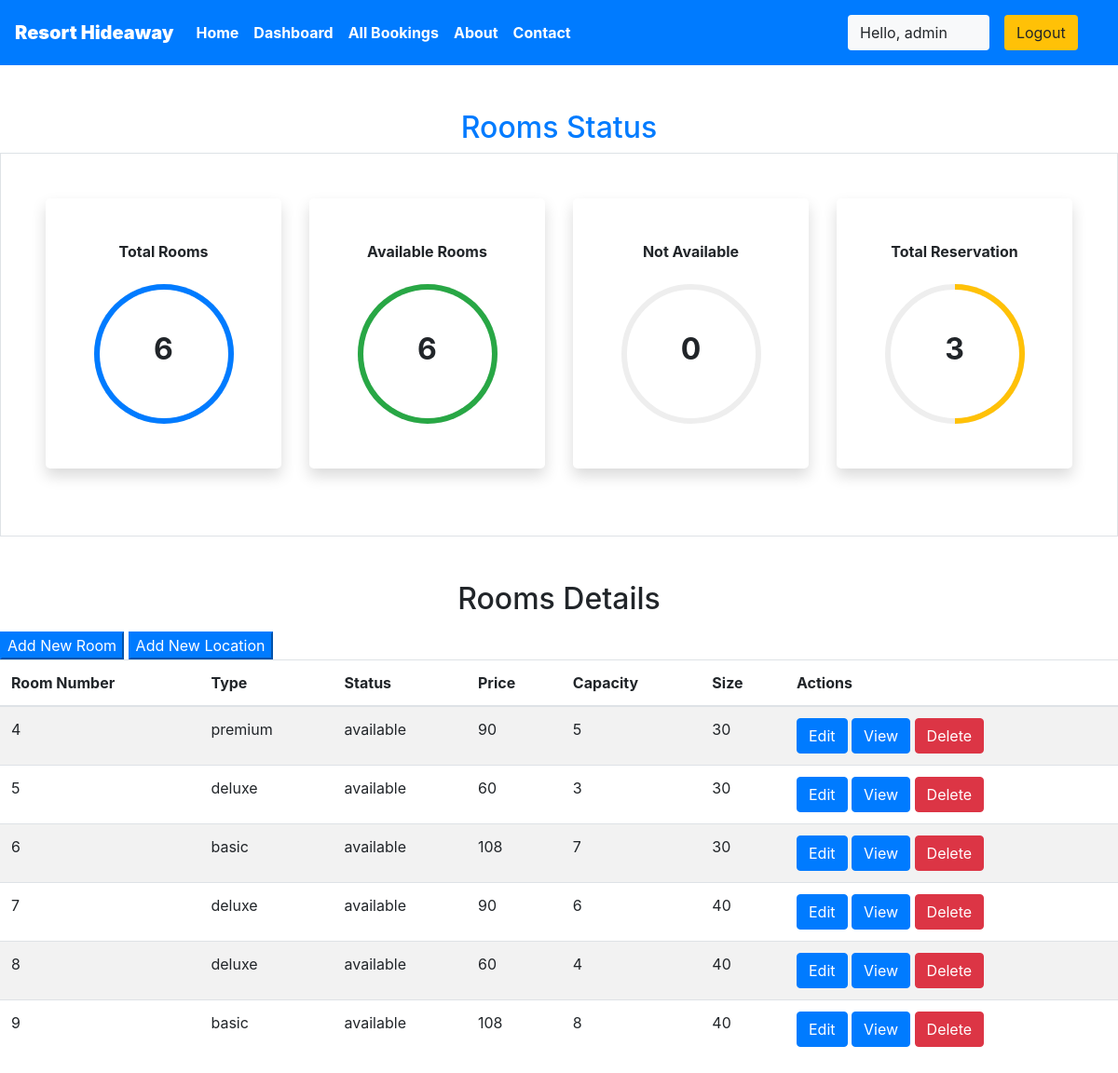
Page /staff/panel (signed in) on the committed database.
### hideaway/models.py (models this page shows, shortened)
class Rooms(models.Model):
    ROOM_STATUS = (
        ("1", "available"),
        ("2", "not available"),
    )
    ROOM_TYPE = (
        ("1", "premium"),
        ("2", "deluxe"),
        ("3", "basic"),
    )
    room_type = models.CharField(max_length=50, choices=ROOM_TYPE)
    capacity = models.IntegerField()
    price = models.IntegerField()
    size = models.IntegerField()
    resort = models.ForeignKey(Resorts, on_delete=models.CASCADE)
    status = models.CharField(choices=ROOM_STATUS, max_length=15)
    roomnumber = models.IntegerField()

### hideaway/views.py (the view)
# urls.py: path('staff/panel', views.panel, name="staffpanel"),
@login_required(login_url='/staff')
def panel(request):
    if not request.user.is_staff:
        return HttpResponse('Access Denied')
    rooms = Rooms.objects.all()
    total_rooms = len(rooms)
    available_rooms = len(Rooms.objects.all().filter(status='1'))
    unavailable_rooms = len(Rooms.objects.all().filter(status='2'))
    reserved = len(Reservation.objects.all())
    resort = Resorts.objects.values_list('location', 'id').distinct().order_by()
    response = render(request, 'staff/panel.html',
                      {'location': resort, 'reserved': reserved, 'rooms': rooms, 'total_rooms': total_rooms,
                       'available': available_rooms, 'unavailable': unavailable_rooms})
    return HttpResponse(response)

### hideaway/templatetags/app_tags.py (called while the page is built)
@register.filter
def percentage(value1, value2=100):
    return int(value1) / int(value2) * 100

### templates/staff/panel.html (shortened to what this page needs)
{% extends 'basic.html' %} {% block title %} staff panel {% endblock title %}  {% block body %}
<section class="my-5 ">
    {%load app_tags%}
    <h2 class="text-center text-primary">Rooms Status</h2>
    <div class="container-fluid px-5 py-5 border">
        <div class="row">
            <div class="col-xl-3 col-lg-6 col-sm-12 mb-4 ">
                <div class="bg-white rounded-lg p-5 shadow">
                    <h2 class="h6 font-weight-bold text-center mb-4">Total Rooms</h2>
                    <div class="progress mx-auto" data-value={{total_rooms|percentage:total_rooms}}>
                        <span class="progress-left">
                                    <span class="progress-bar border-primary"></span>
                        </span>
                        <span class="progress-right">
                                    <span class="progress-bar border-primary"></span>
                        </span>
                        <div class="progress-value w-100 h-100 rounded-circle d-flex align-items-center justify-content-center">
                            <div class="h2 font-weight-bold">{{ total_rooms}}</div>
                        </div>
                    </div>
                </div>
            </div>
            <div class="col-xl-3 col-lg-6 col-sm-12 mb-4">
                <div class="bg-white rounded-lg p-5 shadow">
                    <h2 class="h6 font-weight-bold text-center mb-4">Available Rooms</h2>
                    <div class="progress mx-auto" data-value={{available|percentage:total_rooms}}>
                        <span class="progress-left">
                                    <span class="progress-bar border-success"></span>
                        </span>
                        <span class="progress-right">
                                    <span class="progress-bar border-success"></span>
                        </span>
                        <div class="progress-value w-100 h-100 rounded-circle d-flex align-items-center justify-content-center">
                            <div class="h2 font-weight-bold">{{ available}}</div>
                        </div>
                    </div>
                </div>
            </div>
            <div class="col-xl-3 col-lg-6 col-sm-12 mb-4">
                <div class="bg-white rounded-lg p-5 shadow">
                    <h2 class="h6 font-weight-bold text-center mb-4">Not Available</h2>
                    <div class="progress mx-auto" data-value={{unavailable|percentage:total_rooms}}>
                        <span class="progress-left">
                        </span>
                        <span class="progress-right">
                        </span>
                        <div class="progress-value w-100 h-100 rounded-circle d-flex align-items-center justify-content-center">
                            <div class="h2 font-weight-bold">{{ unavailable}}</div>
                        </div>
                    </div>
                </div>
            </div>
            <div class="col-xl-3 col-lg-6 col-sm-12 mb-4">
                <div class="bg-white rounded-lg p-5 shadow">
                    <h2 class="h6 font-weight-bold text-center mb-4">Total Reservation</h2>
                    <div class="progress mx-auto" data-value={{reserved|percentage:total_rooms}}>
                        <span class="progress-left">
                        </span>
                        <span class="progress-right">
                                    <span class="progress-bar border-warning"></span>
                        </span>
                        <div class="progress-value w-100 h-100 rounded-circle d-flex align-items-center justify-content-center">
                            <div class="h2 font-weight-bold">{{reserved}}</div>
                        </div>
                    </div>
                </div>
            </div>
        </div>
    </div>
</section>
<h2 class="text-center pb-2">Rooms Details</h2>
<Button class="btn-group btn-primary" data-toggle="modal" data-target="#newroom">Add New Room</Button>
<Button class="btn-group btn-primary " data-toggle="modal" data-target="#newlocation">Add New Location</Button>
<table class="table table-striped  ">
    <thead>
        <th>Room Number</th>
        <th>Type</th>
        <th>Status</th>
        <th>Price</th>
        <th>Capacity</th>
        <th>Size</th>
        <th colspan="2">Actions</th>
    </thead>
    {% if rooms %} {% for each_room in rooms %}
    <tr>
        <td>{{each_room.roomnumber}}</td>
        <td>{{each_room.get_room_type_display}}</td>
        <td>{{each_room.get_status_display}}</td>
        <td>{{each_room.price}}</td>
        <td>{{each_room.capacity}}</td>
        <td>{{each_room.size}}</td>
        <td colspan="2">
            <a href="/staff/panel/edit-room?roomid={{each_room.id}}"><Button class="btn btn-primary">Edit</Button></a>
            <a href="/staff/panel/view-room?roomid={{each_room.id}}"><Button class="btn btn-primary">View</Button></a>
             <a href="/staff/panel/delete-room?roomid={{each_room.id}}"><Button class="btn btn-danger">Delete</Button></a>
        </td>
    </tr>
    {% endfor %} {% endif %}
</table>
{% endblock body %}

### templates/basic.html (shortened to what this page needs)
{% load static %}
<!DOCTYPE html>
<html lang="en">
<head>
    <link rel="stylesheet" href="https://use.fontawesome.com/releases/v5.7.0/css/all.css">
    <link rel="stylesheet" href="{% static 'bootstrap\bootstrap.css' %}">
    <link rel="stylesheet" href="https://maxcdn.bootstrapcdn.com/bootstrap/4.5.0/css/bootstrap.min.css" >
</head>
<body style="dbackground-image: url('https://source.unsplash.com/random');height: 100%;">
    <div class="container-fluid px-0">
        <nav class="navbar navbar-expand-lg navbar-dark bg-primary font-weight-bold">
            <a class="navbar-brand text-bold bg-black " href="/"><b>Resort Hideaway</b></a>
            <div class="collapse navbar-collapse " id="navbarSupportedContent">
                <ul class="navbar-nav mr-auto ">
                    <li class="nav-item active">
                        <a class="nav-link text-bold " href="/home"> Home</a>
                    </li>
                    {% if user.is_staff %}
                    <li class="nav-item active">
                        <a class="nav-link text-bold" href="/staff/panel">Dashboard </a>
                    </li>
                    {% elif user.is_staff == False and user.is_authenticated %}
                    <li class="nav-item active">
                            <a class="nav-link text-bold" href="/user/bookings">My Bookings </a>
                        </li>
                    {% endif %}
                    {% if user.is_staff %}
                    <li class="nav-item active">
                            <a class="nav-link text-bold" href="/staff/allbookings">All Bookings </a>
                        </li>
                    {% endif %}
                    <li class="nav-item active">
                        <a class="nav-link text-bold" href="/about">About</a>
                    </li>
                    <li class="nav-item active">
                        <a class="nav-link text-bold" href="/contact">Contact </a>
                    </li>
                </ul>
                {% if user.is_authenticated %}
                      <button class="btn btn-group bg-light" data-toggle="modal" data-target="#forlogin">
                       Hello, {{request.user}}
                       <a href="/logout" class="nav-link">
                    <button class="btn btn-group bg-warning" data-toggle="modal" data-target="#forlogin">
                        Logout
                    </button></a>&nbsp; &nbsp;
                    </button>
                {% endif %}
            </div>
        </nav>
    </div>
    {% block body %}
    {% endblock body %}
</body>
</html>

### templates/staff/panel.html (style rules this page uses)
.progress { width: 150px; height: 150px; background: none; position: relative; }
.progress::after { content: ""; width: 100%; height: 100%; border-radius: 50%; border: 6px solid #eee; position: absolute; top: 0; left: 0; }
.progress>span { width: 50%; height: 100%; overflow: hidden; position: absolute; top: 0; z-index: 1; }
.progress .progress-left { left: 0; }
.progress .progress-bar { width: 100%; height: 100%; background: none; border-width: 6px; border-style: solid; position: absolute; top: 0; }
.progress .progress-left .progress-bar { left: 100%; border-top-right-radius: 80px; border-bottom-right-radius: 80px; border-left: 0; -webkit-transform-origin: center left; transform-origin: center left; }
.progress .progress-right { right: 0; }
.progress .progress-right .progress-bar { left: -100%; border-top-left-radius: 80px; border-bottom-left-radius: 80px; border-right: 0; -webkit-transform-origin: center right; transform-origin: center right; }
.progress .progress-value { position: absolute; top: 0; left: 0; }
body { min-height: 100vh; }
.rounded-lg { border-radius: 1rem; }

### templates/basic.html (style rules this page uses)
a { text-decoration: none; }

### rows in the picture
Rooms: roomnumber "4", room_type "premium", status "available", price "90", capacity "5", size "30"
Rooms: roomnumber "5", room_type "deluxe", status "available", price "60", capacity "3", size "30"
Rooms: roomnumber "6", room_type "basic", status "available", price "108", capacity "7", size "30"
Rooms: roomnumber "7", room_type "deluxe", status "available", price "90", capacity "6", size "40"
Rooms: roomnumber "8", room_type "deluxe", status "available", price "60", capacity "4", size "40"
Rooms: roomnumber "9", room_type "basic", status "available", price "108", capacity "8", size "40"

### other values in the picture
{{ request.user }} "admin"
{{ total_rooms }} "6"
{{ available }} "6"
{{ unavailable }} "0"
{{ reserved }} "3"
